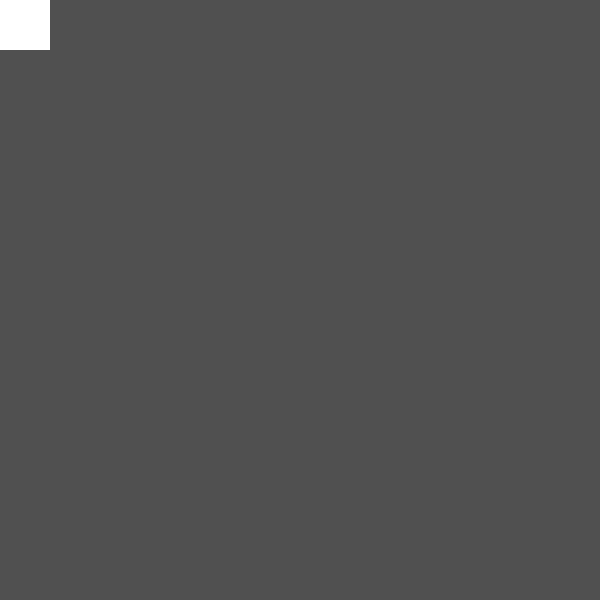
Frame 1 (no input)
Frame 60 (the mouse pressed at the canvas centre just before this capture): identical to frame 1, image omitted
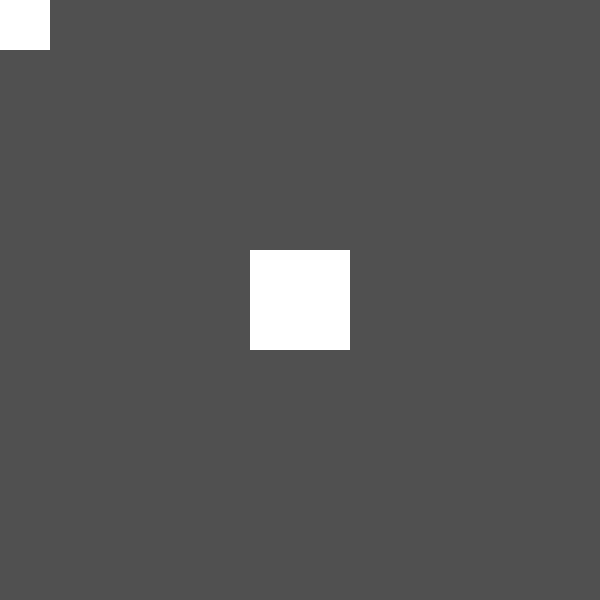
Frame 120 (the mouse held since frame 60 and released just before this capture)

The Processing sketch that drew these frames (run headless with seeded random() and noise(); from frame 60 on, the mouse is pressed at the canvas centre):

// Processing sketch: sketch_14
// ── sketch_14.pde
// fix the sketch so that the rectangle is 
// drawn at the position of the mouse.

void setup() {
  size(600, 600);
  rectMode(CENTER);
}

void draw() {
  background(80);
  //translate(mouseX, mouseY);
  noStroke();
  rect(mouseX, mouseY, 100, 100);
  rect(0, 0, 100, 100);
}
